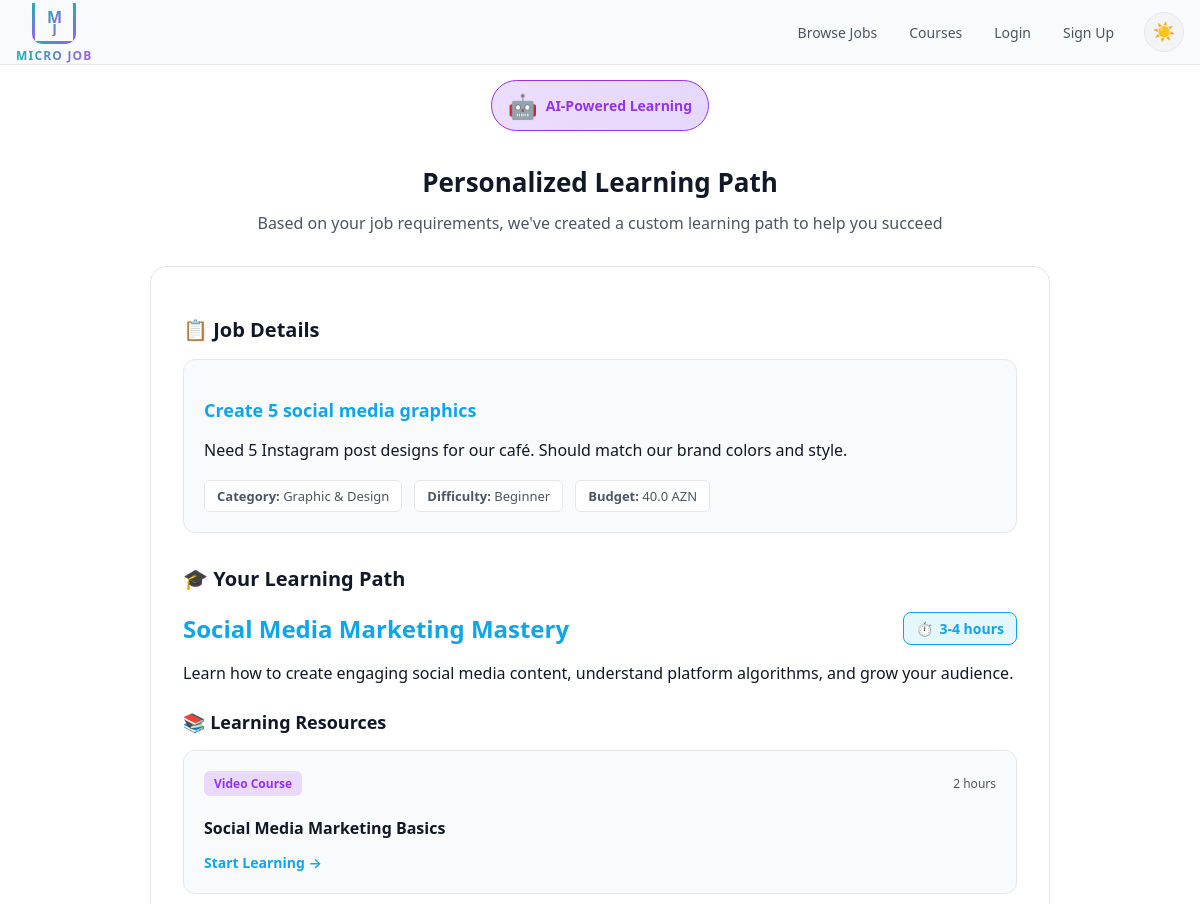
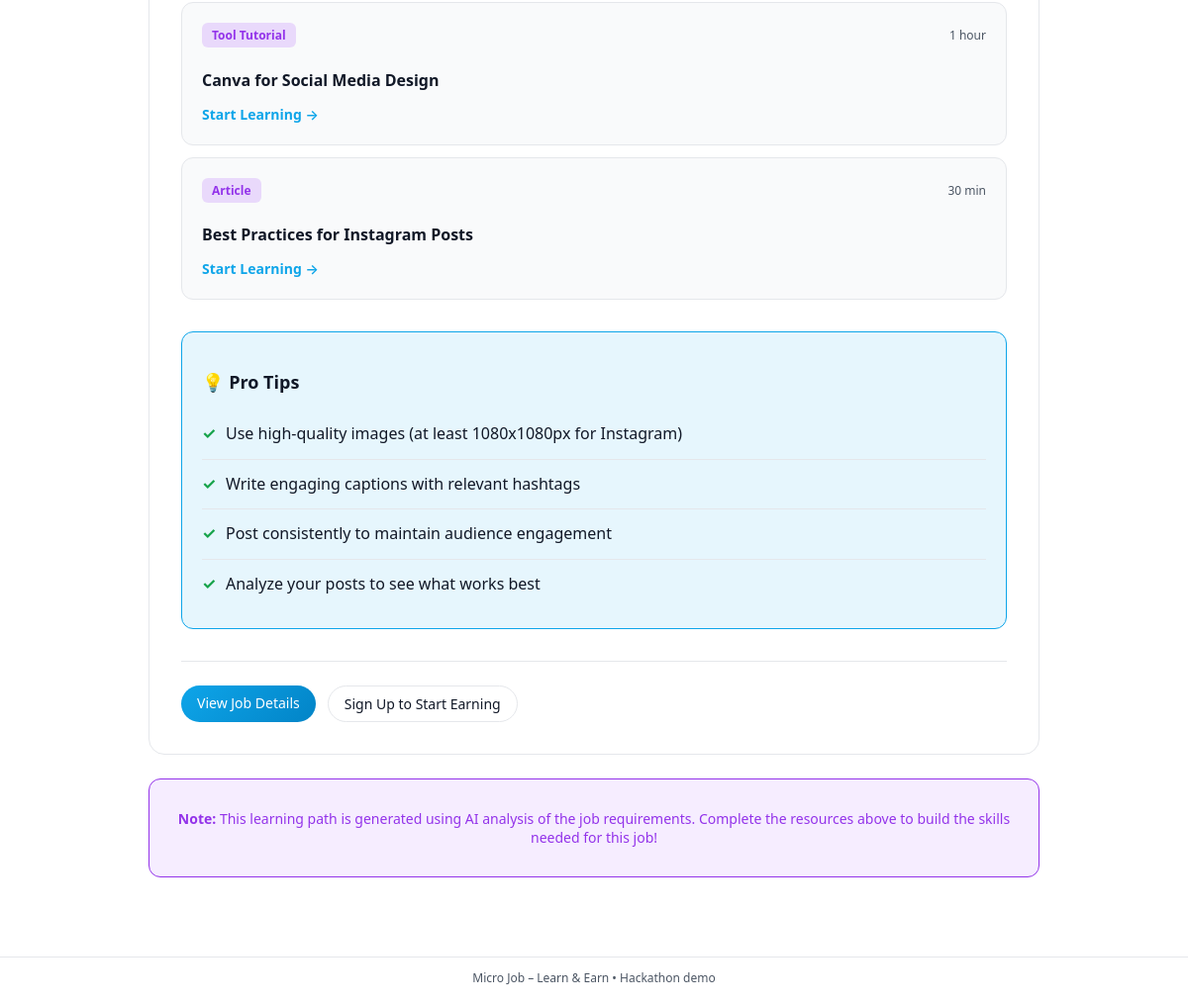
The app's page /learn/4 with its own data (2 pictures, top to bottom).
### app.py (models this page shows)
class Task(db.Model):
    id = db.Column(db.Integer, primary_key=True)
    title = db.Column(db.String(200), nullable=False)
    description = db.Column(db.Text, nullable=False)
    budget_azn = db.Column(db.Float, nullable=False)
    category = db.Column(db.String(120))
    mode = db.Column(db.String(20))
    status = db.Column(db.String(20), default='open')
    created_at = db.Column(db.DateTime, default=datetime.utcnow)
    required_skill = db.Column(db.String(120))
    difficulty = db.Column(db.String(20))
    employer_id = db.Column(db.Integer, db.ForeignKey('user.id'))
    worker_id   = db.Column(db.Integer, db.ForeignKey('user.id'))
    accepted_bid_id = db.Column(db.Integer, db.ForeignKey('bid.id'), nullable=True)
    bids = db.relationship('Bid', primaryjoin='Task.id == Bid.task_id', backref='task', lazy=True, cascade='all, delete-orphan')
    accepted_bid = db.relationship('Bid', foreign_keys=[accepted_bid_id], uselist=False, post_update=True)
    reviews = db.relationship('Review', backref='task', lazy=True)

### app.py (the view)
@app.route('/learn/<int:task_id>')
def learn(task_id):
    task = Task.query.get_or_404(task_id)
    learning_path = ai_learning_path(task)
    user = current_user()
    return render_template('learn.html', task=task, learning_path=learning_path, user=user)

### app.py (called while the page is built)
def current_user():
    if 'user_id' in session:
        return User.query.get(session['user_id'])
    return None

### templates/learn.html (shortened to what this page needs)
{% extends "base.html" %}
{% block content %}
<div class="learn-wrapper">
  <div class="learn-header">
    <div class="ai-badge">
      <span class="ai-icon-large">🤖</span>
      <span>AI-Powered Learning</span>
    </div>
    <h1>Personalized Learning Path</h1>
    <p class="learn-subtitle">Based on your job requirements, we've created a custom learning path to help you succeed</p>
  </div>
  <div class="learn-card">
    <div class="task-info-section">
      <h2>📋 Job Details</h2>
      <div class="task-info-card">
        <h3>{{ task.title }}</h3>
        <p>{{ task.description }}</p>
        <div class="task-info-meta">
          <span><strong>Category:</strong> {{ task.category or 'General' }}</span>
          <span><strong>Difficulty:</strong> {{ task.difficulty|title }}</span>
          <span><strong>Budget:</strong> {{ task.budget_azn }} AZN</span>
        </div>
      </div>
    </div>
    <div class="learning-path-section">
      <h2>🎓 Your Learning Path</h2>
      <div class="path-header">
        <h3>{{ learning_path.title }}</h3>
        <div class="time-badge">
          <span>⏱️</span>
          <span>{{ learning_path.estimated_time }}</span>
        </div>
      </div>
      <p class="path-description">{{ learning_path.description }}</p>
      <div class="resources-section">
        <h3>📚 Learning Resources</h3>
        <div class="resources-list">
          {% for resource in learning_path.resources %}
            <div class="resource-card">
              <div class="resource-header">
                <span class="resource-type">{{ resource.type }}</span>
                <span class="resource-duration">{{ resource.duration }}</span>
              </div>
              <h4>{{ resource.title }}</h4>
              <a href="{{ resource.url }}" target="_blank" class="resource-link">
                <span>Start Learning →</span>
              </a>
            </div>
          {% endfor %}
        </div>
      </div>
      <div class="tips-section">
        <h3>💡 Pro Tips</h3>
        <ul class="tips-list">
          {% for tip in learning_path.tips %}
            <li>{{ tip }}</li>
          {% endfor %}
        </ul>
      </div>
    </div>
    <div class="action-section">
      {% if user and user.role == 'worker' %}
        {% if task.status == 'open' %}
          <a href="{{ url_for('task_detail', task_id=task.id) }}" class="btn-primary">Ready to Bid? Go to Job</a>
        {% else %}
          <a href="{{ url_for('task_detail', task_id=task.id) }}" class="btn-primary">View Job Details</a>
        {% endif %}
      {% else %}
        <a href="{{ url_for('task_detail', task_id=task.id) }}" class="btn-primary">View Job Details</a>
        {% if not user %}
          <a href="{{ url_for('register') }}" class="btn-secondary">Sign Up to Start Earning</a>
        {% endif %}
      {% endif %}
    </div>
  </div>
  <div class="ai-note">
    <p><strong>Note:</strong> This learning path is generated using AI analysis of the job requirements. Complete the resources above to build the skills needed for this job!</p>
  </div>
</div>
{% endblock %}

### records on screen
Task: title "Create 5 social media graphics", description "Need 5 Instagram post designs for our café. Should match our brand colors and style.", category "Graphic & Design", difficulty "Beginner", budget_azn "40.0"

### other values on screen
{{ learning_path.title }} "Social Media Marketing Mastery"
{{ learning_path.estimated_time }} "3-4 hours"
{{ learning_path.description }} "Learn how to create engaging social media content, understand platform algorithms, and grow your audience."
{{ resource.type }} "Video Course" "Tool Tutorial" "Article"
{{ resource.duration }} "2 hours" "1 hour" "30 min"
{{ resource.title }} "Social Media Marketing Basics" "Canva for Social Media Design" "Best Practices for Instagram Posts"
{{ tip }} "Use high-quality images (at least 1080x1080px for Instagram)" "Write engaging captions with relevant hashtags" "Post consistently to maintain audience engagement" "Analyze your posts to see what works best"
